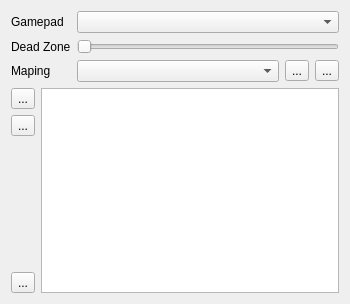
<?xml version="1.0" encoding="UTF-8"?>
<ui version="4.0">
 <class>GPWidget</class>
 <widget class="QWidget" name="GPWidget">
  <property name="geometry">
   <rect>
    <x>0</x>
    <y>0</y>
    <width>350</width>
    <height>304</height>
   </rect>
  </property>
  <property name="windowTitle">
   <string>Form</string>
  </property>
  <layout class="QVBoxLayout" name="verticalLayout_2">
   <item>
    <layout class="QGridLayout" name="gridLayout">
     <item row="2" column="0">
      <widget class="QLabel" name="label_3">
       <property name="text">
        <string>Maping</string>
       </property>
      </widget>
     </item>
     <item row="0" column="0">
      <widget class="QLabel" name="label">
       <property name="text">
        <string>Gamepad</string>
       </property>
      </widget>
     </item>
     <item row="1" column="1">
      <widget class="QSlider" name="sldDeadZone">
       <property name="maximum">
        <number>32768</number>
       </property>
       <property name="orientation">
        <enum>Qt::Horizontal</enum>
       </property>
      </widget>
     </item>
     <item row="1" column="0">
      <widget class="QLabel" name="label_2">
       <property name="text">
        <string>Dead Zone</string>
       </property>
      </widget>
     </item>
     <item row="0" column="1">
      <widget class="QComboBox" name="cbGPName"/>
     </item>
     <item row="2" column="1">
      <layout class="QHBoxLayout" name="horizontalLayout">
       <item>
        <widget class="QComboBox" name="cbMapFile"/>
       </item>
       <item>
        <widget class="QToolButton" name="tbAddMap">
         <property name="text">
          <string>...</string>
         </property>
         <property name="icon">
          <iconset resource="../xpeccy.qrc">
           <normaloff>:/images/add.png</normaloff>:/images/add.png</iconset>
         </property>
        </widget>
       </item>
       <item>
        <widget class="QToolButton" name="tbDelMap">
         <property name="text">
          <string>...</string>
         </property>
         <property name="icon">
          <iconset resource="../xpeccy.qrc">
           <normaloff>:/images/cancel.png</normaloff>:/images/cancel.png</iconset>
         </property>
        </widget>
       </item>
      </layout>
     </item>
    </layout>
   </item>
   <item>
    <layout class="QHBoxLayout" name="horizontalLayout_2">
     <item>
      <layout class="QVBoxLayout" name="verticalLayout">
       <item>
        <widget class="QToolButton" name="tbAddEntry">
         <property name="text">
          <string>...</string>
         </property>
         <property name="icon">
          <iconset resource="../xpeccy.qrc">
           <normaloff>:/images/add.png</normaloff>:/images/add.png</iconset>
         </property>
        </widget>
       </item>
       <item>
        <widget class="QToolButton" name="tbEditEntry">
         <property name="text">
          <string>...</string>
         </property>
         <property name="icon">
          <iconset resource="../xpeccy.qrc">
           <normaloff>:/images/edit.png</normaloff>:/images/edit.png</iconset>
         </property>
        </widget>
       </item>
       <item>
        <spacer name="verticalSpacer">
         <property name="orientation">
          <enum>Qt::Vertical</enum>
         </property>
         <property name="sizeHint" stdset="0">
          <size>
           <width>20</width>
           <height>40</height>
          </size>
         </property>
        </spacer>
       </item>
       <item>
        <widget class="QToolButton" name="tbDelEntry">
         <property name="text">
          <string>...</string>
         </property>
         <property name="icon">
          <iconset resource="../xpeccy.qrc">
           <normaloff>:/images/cancel.png</normaloff>:/images/cancel.png</iconset>
         </property>
        </widget>
       </item>
      </layout>
     </item>
     <item>
      <widget class="QTableView" name="tvMapView">
       <property name="selectionMode">
        <enum>QAbstractItemView::SingleSelection</enum>
       </property>
       <property name="selectionBehavior">
        <enum>QAbstractItemView::SelectRows</enum>
       </property>
       <property name="gridStyle">
        <enum>Qt::DotLine</enum>
       </property>
       <property name="wordWrap">
        <bool>false</bool>
       </property>
       <attribute name="horizontalHeaderVisible">
        <bool>false</bool>
       </attribute>
       <attribute name="horizontalHeaderDefaultSectionSize">
        <number>90</number>
       </attribute>
       <attribute name="horizontalHeaderStretchLastSection">
        <bool>true</bool>
       </attribute>
       <attribute name="verticalHeaderVisible">
        <bool>false</bool>
       </attribute>
       <attribute name="verticalHeaderMinimumSectionSize">
        <number>16</number>
       </attribute>
       <attribute name="verticalHeaderDefaultSectionSize">
        <number>19</number>
       </attribute>
      </widget>
     </item>
    </layout>
   </item>
  </layout>
 </widget>
 <resources>
  <include location="../xpeccy.qrc"/>
 </resources>
 <connections/>
</ui>
